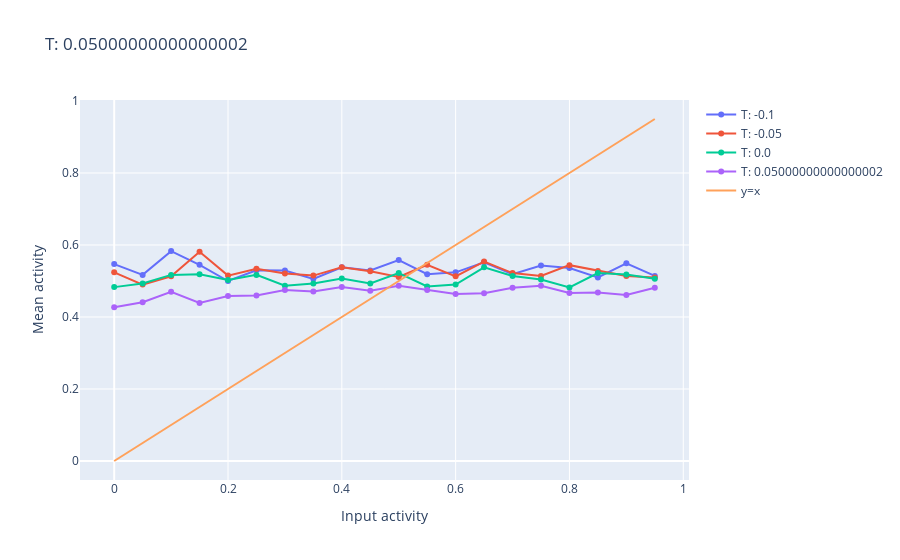

This figure's notebook cell:
### Code cell
# plot all the tested thresholds, by different lines in the xs vs. ys plot with plotly
# x values are input activity, y values are mean activity of the second layer
fig = go.Figure()
for threshold, [xs, ys] in thresholds.items():
    fig.add_trace(go.Scatter(x=xs, y=np.array(ys), mode='lines+markers', name=f"T: {threshold}"))

fig.add_trace(go.Scatter(x=xs, y=xs, mode='lines', name="y=x"))
fig.update_xaxes(title="Input activity")
fig.update_yaxes(title="Mean activity")
fig.update_layout(title=f"T: {threshold}")
fig.show()

### Figure 1 — Plotly figure (JSON) as saved in the notebook; plotly's stock layout.template omitted (floating-point values rounded to 4 significant figures)
{"data": [{"mode": "lines+markers", "name": "T: -0.1", "type": "scatter", "x": [0, 0.05, 0.1, 0.15, 0.2, 0.25, 0.3, 0.35, 0.4, 0.45, 0.5, 0.55, 0.6, 0.65, 0.7, 0.75, 0.8, 0.85, 0.9, 0.95], "y": [0.547, 0.517, 0.583, 0.545, 0.5, 0.53, 0.529, 0.506, 0.538, 0.529, 0.558, 0.519, 0.524, 0.552, 0.519, 0.543, 0.536, 0.51, 0.549, 0.514]}, {"mode": "lines+markers", "name": "T: -0.05", "type": "scatter", "x": [0, 0.05, 0.1, 0.15, 0.2, 0.25, 0.3, 0.35, 0.4, 0.45, 0.5, 0.55, 0.6, 0.65, 0.7, 0.75, 0.8, 0.85, 0.9, 0.95], "y": [0.524, 0.49, 0.513, 0.581, 0.515, 0.534, 0.521, 0.515, 0.538, 0.527, 0.511, 0.545, 0.513, 0.554, 0.522, 0.514, 0.544, 0.528, 0.514, 0.51]}, {"mode": "lines+markers", "name": "T: 0.0", "type": "scatter", "x": [0, 0.05, 0.1, 0.15, 0.2, 0.25, 0.3, 0.35, 0.4, 0.45, 0.5, 0.55, 0.6, 0.65, 0.7, 0.75, 0.8, 0.85, 0.9, 0.95], "y": [0.483, 0.493, 0.517, 0.519, 0.503, 0.517, 0.487, 0.493, 0.507, 0.493, 0.522, 0.485, 0.49, 0.538, 0.514, 0.504, 0.482, 0.522, 0.518, 0.506]}, {"mode": "lines+markers", "name": "T: 0.05000000000000002", "type": "scatter", "x": [0, 0.05, 0.1, 0.15, 0.2, 0.25, 0.3, 0.35, 0.4, 0.45, 0.5, 0.55, 0.6, 0.65, 0.7, 0.75, 0.8, 0.85, 0.9, 0.95], "y": [0.427, 0.441, 0.47, 0.439, 0.458, 0.46, 0.475, 0.471, 0.483, 0.473, 0.487, 0.475, 0.464, 0.466, 0.481, 0.487, 0.467, 0.468, 0.461, 0.481]}, {"mode": "lines", "name": "y=x", "type": "scatter", "x": [0, 0.05, 0.1, 0.15, 0.2, 0.25, 0.3, 0.35, 0.4, 0.45, 0.5, 0.55, 0.6, 0.65, 0.7, 0.75, 0.8, 0.85, 0.9, 0.95], "y": [0, 0.05, 0.1, 0.15, 0.2, 0.25, 0.3, 0.35, 0.4, 0.45, 0.5, 0.55, 0.6, 0.65, 0.7, 0.75, 0.8, 0.85, 0.9, 0.95]}], "layout": {"title": {"text": "T: 0.05000000000000002"}, "xaxis": {"title": {"text": "Input activity"}}, "yaxis": {"title": {"text": "Mean activity"}}}}
